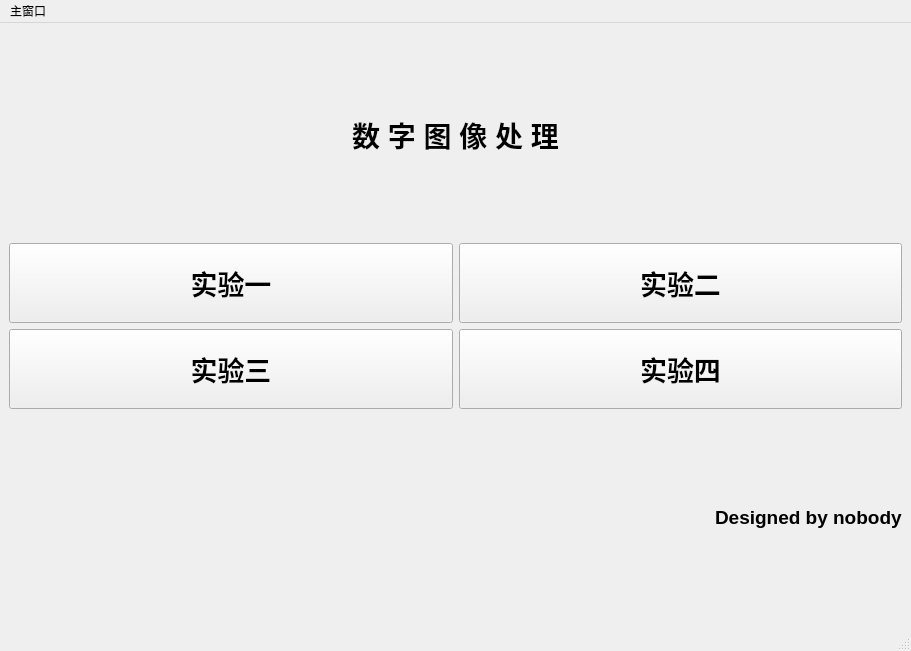
<?xml version="1.0" encoding="UTF-8"?>
<ui version="4.0">
 <class>MainWindow</class>
 <widget class="QMainWindow" name="MainWindow">
  <property name="geometry">
   <rect>
    <x>0</x>
    <y>0</y>
    <width>911</width>
    <height>651</height>
   </rect>
  </property>
  <property name="minimumSize">
   <size>
    <width>0</width>
    <height>0</height>
   </size>
  </property>
  <property name="maximumSize">
   <size>
    <width>100000</width>
    <height>100000</height>
   </size>
  </property>
  <property name="windowTitle">
   <string>MainWindow</string>
  </property>
  <widget class="QWidget" name="centralwidget">
   <layout class="QHBoxLayout" name="horizontalLayout_2">
    <item>
     <layout class="QVBoxLayout" name="verticalLayout">
      <item>
       <widget class="QLabel" name="label_1">
        <property name="font">
         <font>
          <pointsize>21</pointsize>
          <weight>75</weight>
          <bold>true</bold>
         </font>
        </property>
        <property name="text">
         <string>数 字 图 像 处 理</string>
        </property>
        <property name="alignment">
         <set>Qt::AlignCenter</set>
        </property>
       </widget>
      </item>
      <item>
       <layout class="QGridLayout" name="gridLayout">
        <item row="0" column="1">
         <widget class="QPushButton" name="pushButton_2">
          <property name="minimumSize">
           <size>
            <width>80</width>
            <height>80</height>
           </size>
          </property>
          <property name="font">
           <font>
            <pointsize>20</pointsize>
            <weight>75</weight>
            <bold>true</bold>
           </font>
          </property>
          <property name="text">
           <string>实验二</string>
          </property>
         </widget>
        </item>
        <item row="1" column="1">
         <widget class="QPushButton" name="pushButton_4">
          <property name="minimumSize">
           <size>
            <width>80</width>
            <height>80</height>
           </size>
          </property>
          <property name="font">
           <font>
            <pointsize>20</pointsize>
            <weight>75</weight>
            <bold>true</bold>
           </font>
          </property>
          <property name="text">
           <string>实验四</string>
          </property>
         </widget>
        </item>
        <item row="0" column="0">
         <widget class="QPushButton" name="pushButton_1">
          <property name="minimumSize">
           <size>
            <width>80</width>
            <height>80</height>
           </size>
          </property>
          <property name="font">
           <font>
            <pointsize>20</pointsize>
            <weight>75</weight>
            <bold>true</bold>
           </font>
          </property>
          <property name="text">
           <string>实验一</string>
          </property>
         </widget>
        </item>
        <item row="1" column="0">
         <widget class="QPushButton" name="pushButton_3">
          <property name="minimumSize">
           <size>
            <width>80</width>
            <height>80</height>
           </size>
          </property>
          <property name="font">
           <font>
            <pointsize>20</pointsize>
            <weight>75</weight>
            <bold>true</bold>
           </font>
          </property>
          <property name="text">
           <string>实验三</string>
          </property>
         </widget>
        </item>
       </layout>
      </item>
      <item>
       <layout class="QHBoxLayout" name="horizontalLayout">
        <item>
         <spacer name="horizontalSpacer">
          <property name="orientation">
           <enum>Qt::Horizontal</enum>
          </property>
          <property name="sizeHint" stdset="0">
           <size>
            <width>40</width>
            <height>20</height>
           </size>
          </property>
         </spacer>
        </item>
        <item>
         <widget class="QLabel" name="label_2">
          <property name="font">
           <font>
            <pointsize>14</pointsize>
            <weight>75</weight>
            <bold>true</bold>
           </font>
          </property>
          <property name="text">
           <string>Designed by nobody</string>
          </property>
         </widget>
        </item>
       </layout>
      </item>
     </layout>
    </item>
   </layout>
  </widget>
  <widget class="QMenuBar" name="menubar">
   <property name="geometry">
    <rect>
     <x>0</x>
     <y>0</y>
     <width>911</width>
     <height>23</height>
    </rect>
   </property>
   <widget class="QMenu" name="menuMain_Window">
    <property name="title">
     <string>主窗口</string>
    </property>
   </widget>
   <addaction name="menuMain_Window"/>
  </widget>
  <widget class="QStatusBar" name="statusbar"/>
 </widget>
 <resources/>
 <connections/>
</ui>
